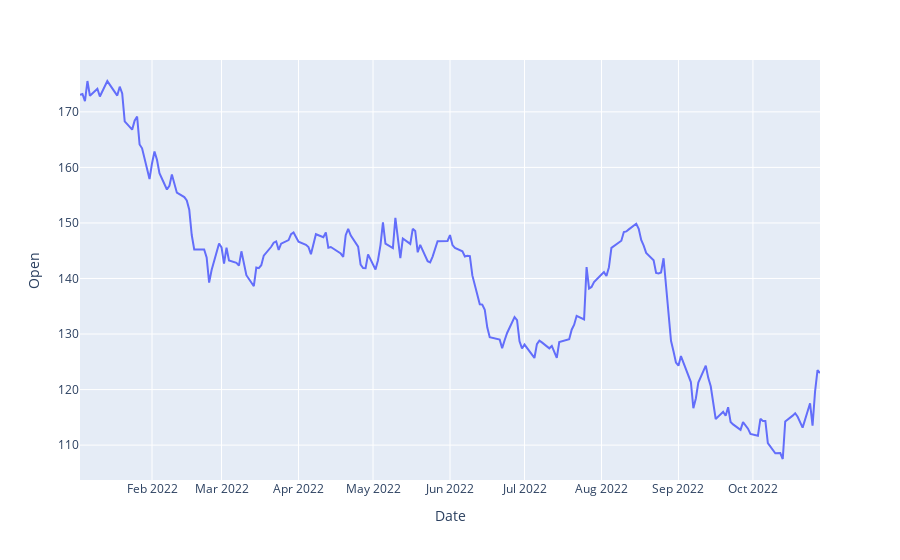

Write notebook code for a chart like this one.
### Code cell
fig = px.line(test['MMM'], x=test['MMM'].index, y="Open")
fig.show()

### Figure 1 — Plotly figure (JSON) as saved in the notebook; plotly's stock layout.template omitted (floating-point values rounded to 4 significant figures; data arrays with more than 128 entries replaced by an {"elided": "..."} marker saying what was removed)
{"data": [{"hovertemplate": "Date=%{x}<br>Open=%{y}<extra></extra>", "legendgroup": "", "line": {"color": "#636efa", "dash": "solid"}, "marker": {"symbol": "circle"}, "mode": "lines", "name": "", "orientation": "v", "showlegend": false, "type": "scatter", "x": {"elided": "208 str values"}, "xaxis": "x", "y": {"elided": "208 float values"}, "yaxis": "y"}], "layout": {"legend": {"tracegroupgap": 0}, "margin": {"t": 60}, "xaxis": {"anchor": "y", "domain": [0, 1], "title": {"text": "Date"}}, "yaxis": {"anchor": "x", "domain": [0, 1], "title": {"text": "Open"}}}}
